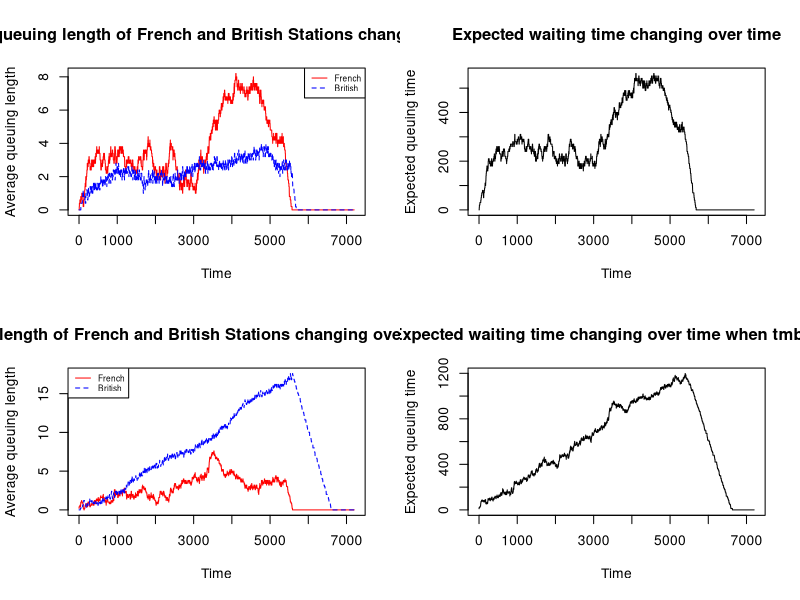

Source code (R):
# Group members: Bo Gao(s2511232), Zheyue Lin(s2519324) and Xinran Zhu(s2508695)
# Bo Gao(s2511232) and Zheyue Lin(s2519324) worked together to design the function "qsim()"
# Xinran Zhu(s2508695) worked on plots showing how average queuing lengths and expected waiting time changing over time and calculating the probability of at least one car missing the ferry


# Define a function "finish()" to move a car out of the queue after finishing being processed
# Also, "finish()" will give a processing time to the next car in the queue after the previous one got moved
# "station_qn": queue's car number of French stations f(f_qn) or British stations b(b_qn)
# "station_dt": queue's dealing time of French stations f(f_dt) or British stations b(b_dt)
# "queue": the queue in the station
# "tr" and "tm": the processing time will be within (tm, tr+tm)
finish <- function(station_qn, station_dt, queue, tr, tm){
  
  # Reduce one from the number of queuing cars in this queue if there is one car finished being processed
  station_qn[queue] <- station_qn[queue] - 1
  
  # If there are more cars in the queue ready for being processed,
  # use 'sample()' to generate a processing time for the first car in the queue
  if(station_qn[queue] > 0){
    station_dt[queue] <- sample(tm:(tm + tr), 1) 
  }
  
  # If there is no car left in the queue, we give "-1" as an indicator, just for convenience 
  else{
    station_dt[queue] <- -1
  }
  
  # "finish()" function will return updated "station_qn" and "station_dt" list
  return (list(qn = station_qn, dt = station_dt))
}

# Define another function "insert()" to find the shortest queue 
# and insert the newly arriving car into the queue
# If this newly arriving car will be put into a queue without any cars waiting,
# this car will also be given a processing time within (tm, tr+tm)
insert <- function(station_qn, station_dt, tr, tm){
  
  # Find the shortest queue
  qn_min <- which.min(station_qn) 
  # The newly arrived car will join the shortest queue, so the number of queuing cars will increase 1
  station_qn[qn_min] <- station_qn[qn_min] + 1
  
  # According to "finish()" function we had defined above, 
  # "-1" for processing time means there's no car waiting in the queue, 
  # so we use "sample()" function to generate a processing time for this car
  if(station_dt[qn_min] == -1){
    station_dt[qn_min] <- sample(tm:(tm + tr), 1)
  }
  
  # "insert()" function will return updated "station" matrix
  return (list(qn = station_qn, dt = station_dt))
}

t_total <- 2*60*60 # Total simulation time will be 2 hours, equally 7200 seconds
t_newcar <- 3*60*60/2 # New cars will only enter French station in the first 1.5 hours

# Define the function "qsim(mf,mb,a.rate,trb,trf,tmb,tmf,maxb)"
# "mf" is the number of French stations
# "mb" is the number of British stations
# "a.rate" is the probability a new car arrives at French stations in one second
# A car arrives at the French stations randomly at an average rate of one every 
# 10 seconds, so that there is a probability of 0.1 of an arrival each second
# The processing time in the French stations will be a random number uniformly distributed between (tmf,tmf+trf) 
# The processing time in the British stations will be a random number uniformly distributed between (tmb,tmb+trb) 
# The maximum number of cars in each British station will be "maxb"
qsim <- function(mf = 5, mb = 5, a.rate = .1, trb = 40, trf = 40, tmb = 30, tmf = 30, maxb = 20) {
  
  nf <- c() # nf is a list to store the average queuing length in French stations for each second
  nb <- c() # nb is a list to store the average queuing length in British stations for each second
  eq <- c() # eq is a list to store the expected waiting time for each second
  
  # Create two lists "f_qn" and "f_dt" with "mf" columns for French stations
  # Where "f_qn" stores the queuing length in each station and "f_dt" have the processing time for the first car in each station
  # And create two lists "b_qn" and "b_dt" with "mb" columns for British stations
  # Where "b_qn" stores the queuing length in each station and "b_dt" have the processing time for the first car in each station
  f_qn <- rep(0, mf)
  b_qn <- rep(0, mb)
  f_dt <- rep(-1, mf)
  b_dt <- rep(-1, mb)
  
  # This model will simulate for a 2-hour period, in total seconds
  for (t in 1:t_total){
    
    # Notice: Since the cars can't leave from the French station to the British one if there is no available queues in British station, so we start with analyzing the queues in British station
    # First, find the columns that with 0 processing time in British station
    # Then move those cars with 0 processing time out of the queue using "finish()" function to cut one off the queue and give a processing time to the next car
    # Finally, update "b_qn" and "b_dt" list
    for(i in which(b_dt %in% 0)){
      bi <- finish(b_qn, b_dt, i, trb, tmb)
      b_qn <- bi$qn
      b_dt <- bi$dt
    }
    
    # Find the columns with 0 processing time in the French station
    for (i in which(f_dt %in% 0)){
      # If the sum of the number of cars in the queue is less than the total maximum capacity for the whole British station, 
      # we will know there are still some vacancies in the British station
      # Then we can move the cars finished processing from French station to the British station using "finish()" function we defined above
      # And update "f_qn", "f_dt", "b_qn" and "b_dt"
      if(sum(b_qn) < maxb*mb){
        fi <- finish(f_qn, f_dt, i, trf, tmf)
        f_qn <- fi$qn
        f_dt <- fi$dt
        bi <- insert(b_qn, b_dt, trb, tmb)
        b_qn <- bi$qn
        b_dt <- bi$dt
      }
    }
    
    # Provided "a.rate" this input as the arriving probability, we use "sample()" function to randomly choose "TRUE" or "FALSE"
    # "TURE" indicates a car arrives while "False" indicating that there are no cars arrived
    # Ignoring the situation that more than one car arriving at the same time, so "size" attribute in "sample()" function is 1
    if (t <= t_newcar){ # New cars only arrive at French stations in the first 1.5 hours in the simulation
      if (sample(c(TRUE,FALSE), size = 1, prob = c(a.rate, 1-a.rate))){
        # If "sample()" function generates "TURE" as the result, which means a new car arrives at the French stations
        # We will use "insert()" defined above to put a new car in the queue in the French station
        # Then update "f_qn" and "f_dt"
        fi <- insert(f_qn,f_dt, trf, tmf)
        f_qn <- fi$qn
        f_dt <- fi$dt
      }
    }
    
    # One iteration in this loop means one second has passed, so we cut one second off from the positive processing time for each car
    f_dt[f_dt > 0] <- f_dt[f_dt > 0] - 1
    b_dt[b_dt > 0] <- b_dt[b_dt > 0] - 1
    
    
    # avg_f is the average queue length in the French stations
    avg_f <- sum(f_qn)/mf
    # avg_b is the average queue length in the British stations
    avg_b <- sum(b_qn)/mb 
    # Update the average queue length and expected waiting time for this second to the lists storing results across the simulation
    nf[[length(nf) + 1]] <- avg_f
    nb[[length(nb) + 1]] <- avg_b
    eq[[length(eq) + 1]] <- avg_f*(tmf + trf/2) + avg_b*(tmb + trb/2)
  }
  
  return(list(nf, nb, eq))
}


iqsim <- qsim() # Default parameters simulation result
jqsim <- qsim(tmb = 40) # Set the minimum processing time in British station as 40 simulation result

# Create a panel with 2-row, 2-row plots
par(mfrow = c(2,2))

# Plot of French and British queue lengths changing over time
matplot(1:7200, cbind(iqsim[[1]],iqsim[[2]]), type = 'l', col = c("red", "blue"), 
        xlab = "Time", ylab = "Average queuing length", 
        main = "Average queuing length of French and British Stations changing over time")
legend("topright", c("French", "British"), col = c("red", "blue"), lty = 1:2, cex = 0.6)

# Plot of expected waiting time changing over time
matplot(1:7200, iqsim[[3]], type = 'l', xlab = "Time", ylab = "Expected queuing time", 
        main = "Expected waiting time changing over time")

# Plot of French and British queuing lengths changing over time when the minimum British handling time is set as 40 seconds
matplot(1:7200, cbind(jqsim[[1]],jqsim[[2]]), type = 'l', col = c("red", "blue"), 
        xlab = "Time", ylab = "Average queuing length", 
        main = "Average queuing length of French and British Stations changing over time when tmb = 40 ")
legend("topleft", c("French", "British"), col = c("red", "blue"), lty = 1:2, cex = 0.6)

# Plot of expected waiting time changing over time when the minimum British handling time is set as seconds
matplot(1:7200, jqsim[[3]], type = 'l', xlab = "Time", ylab = "Expected queuing time", 
        main = "Expected waiting time changing over time when tmb = 40")



# Probability of at least one car missing the ferry departure = 
# the total number of times nf>0 or nb>0 / simulation times
# n_missing stores the total number of times with positive queuing lengths after 2 hours
n_missing <- 0 

for (i in 1:100){
  kqsim <- qsim(tmb = 40)
  if (kqsim[[1]][7200] > 0 || kqsim[[2]][7200] > 0){
    n_missing <- n_missing + 1
  }
}

# Print out the probability
print(paste0("The probability of at least one car missing the ferry departure is ", n_missing/100))
